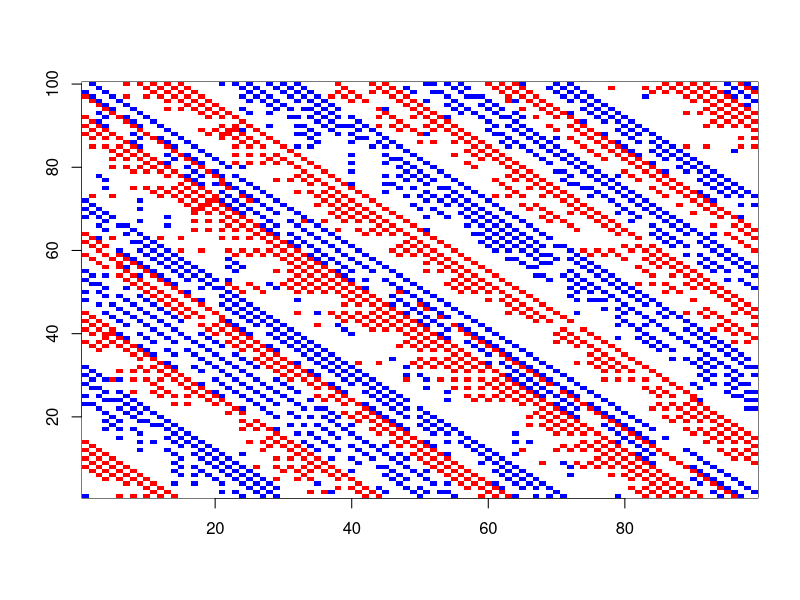

Recreate this plot in R.
# Construction and initialization function of the BMLGrid class
BMLGrid <- function(r, c, ncars) {
  cars <- sample(1 : (r * c), ncars['red'] + ncars['blue']) # The vector index of the cars in the grid
  red <- sample(cars, ncars['red'])  # The vector index of the red cars in the grid
  blue <- setdiff(cars, red)  # The vector index of the blue cars in the grid
  grid <- matrix(0, nrow = r, ncol = c) # The matrix representing the cars, 0 indicates no cars on that grid
  grid[red] <- 1 # 1 indicates a red car on the grid
  grid[blue] <- 2 # 2 indicates a blue car on the grid
  
  instance_BMLGrid <- list(grid = grid, red = red, blue = blue)
  class(instance_BMLGrid) <- 'BMLGrid'
  return(instance_BMLGrid)
}

# Vectorized function to get the vector index of the right grid right to the current grid
idx_right <- function(idx, r, c) {
  return((idx + r - 1) %% (r * c) + 1)
}

# Vectorized function to get the vector index of the right grid right to the current grid
idx_up <- function(idx, r, c) {
  return(idx %% r + 1 + ((idx - 1) %/% r) * r)
}

# Mehthod to plot BMLGrid class object
plot.BMLGrid <- function(g, ...) {
  colormap <- c("white", "red", "blue")
  image(1 : ncol(g$grid), 1 : nrow(g$grid), t(g$grid), col = colormap, xlab = '', ylab = '')
}

# Method to summarize BMLGrid class object
summary.BMLGrid <- function(g, ...) {
  lines <- c("BMLGrid class object.", paste(c(" -", toString(nrow(g$grid)), 'rows,', toString(ncol(g$grid)), 'columns'), collapse = ' '), paste(c(" -", toString(length(g$red)), 'red,', toString(length(g$blue)), 'blue.\n'), collapse = ' '))
  return(cat(paste(lines, collapse = '\n')))
}

# Function to compute the number of cars that moved, blocked given the index of cars we would like to move, the current grid and whether we would like to move up or right
get_nmoved <- function(grid, r, c, cars, direction) {
  if (direction == 'up') {
    return(sum(grid[idx_up(cars, r, c)] == 0))
  } else {
    return(sum(grid[idx_right(cars, r, c)] == 0))
  }
}

# Let us execute this constructor
r <- 100
c <- 99
rho <- 0.3
p_red <- 0.5
numSteps <- 10000
n_rep <- 10 

ncars <- c(red = round(r * c * rho * p_red), blue = round(r * c * rho * (1 - p_red)))


# Let there be traffic
Rprof("ProfBMLGrid.out", line.profiling=TRUE) # Profiling the program
for (i_rep in seq_len(n_rep)) {
  g <- BMLGrid(r, c, ncars)
  nmoved <- rep(0, numSteps + 1) # Record the number of cars moved at each step
  nmoved[1] <- get_nmoved(g$grid, r, c, g$blue, 'up')
  movable_any <- TRUE
  for (step in seq(1, numSteps)) {
    if (step %% 2 == 0) { # Red cars move to right by 1 grid
      red_right <- idx_right(g$red, r, c) # The vector index of the right grids to current red cars
      movable <- (g$grid[red_right] == 0)
      g$grid[g$red[movable]] <- 0 # Update grid
      g$grid[red_right[movable]] <- 1
      g$red <- c(red_right[movable], g$red[!movable])
      nmoved[step + 1] <- get_nmoved(g$grid, r, c, g$blue, 'up')  # Record the number of cars moved at each step
    } else { # Blue cars move upward by 1 grid
      blue_up <- idx_up(g$blue, r, c) # The vector index of the right grids to current red cars
      movable <- (g$grid[blue_up] == 0)
      g$grid[g$blue[movable]] <- 0 # Update grid
      g$grid[blue_up[movable]] <- 2
      g$blue <- c(blue_up[movable], g$blue[!movable])
      nmoved[step + 1] <- get_nmoved(g$grid, r, c, g$red, 'right')  # Record the number of cars moved at each step
    }
    if (!movable_any && !any(movable)) {
      break # We have entered a grid lock, no need to continue
    } else {
      movable_any <- any(movable)
    }   
  }
  nmoved <- nmoved[1 : numSteps]
  nblocked <- rep_len(c(ncars['blue'], ncars['red']), numSteps) - nmoved # The number of cars blocked at each step
  vaverage <- nmoved / (nmoved + nblocked) # The average velocity at each step
}

plot(g)

Rprof(NULL)
summary_BMLGrid <- summaryRprof("ProfBMLGrid.out")
summary_BMLGrid_lines <- summaryRprof("ProfBMLGrid.out", lines = "show")



